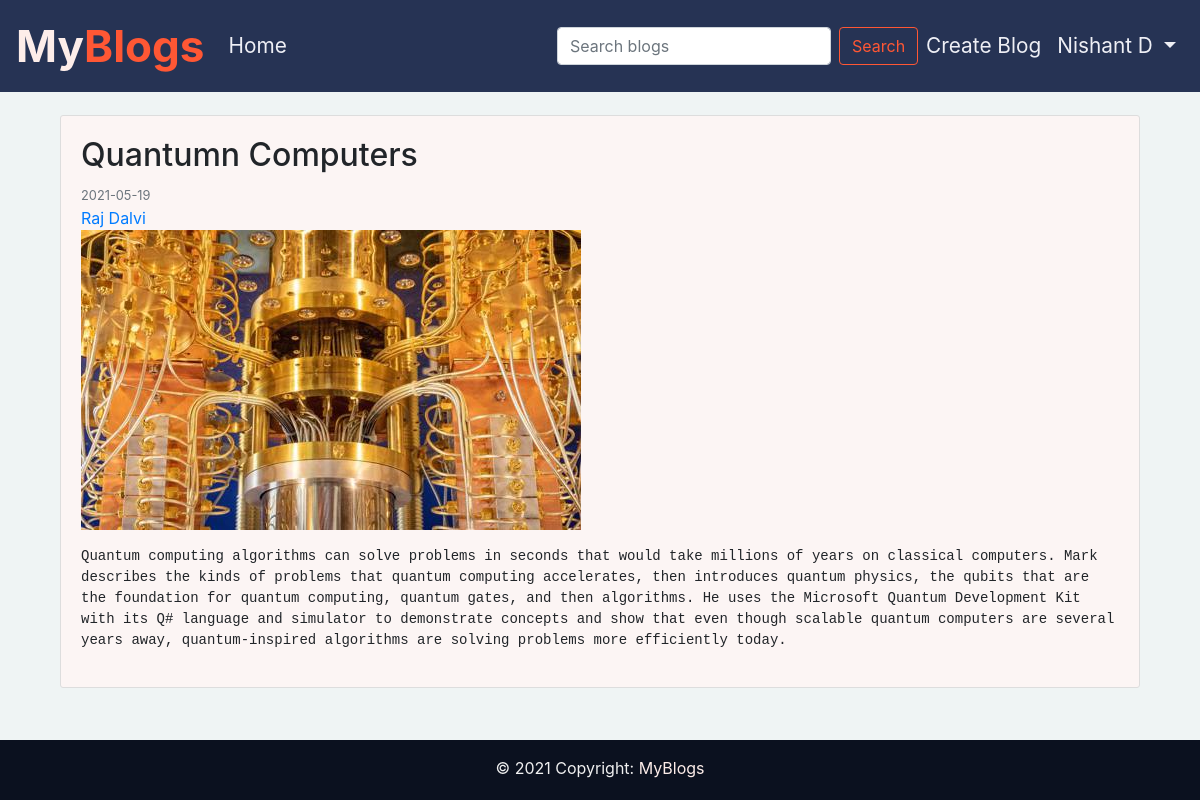
The page /post/10 (signed in) on the database its author committed.
### blog/models.py (models this page shows, shortened)
class User(db.Model, UserMixin):
    id = db.Column(db.Integer, primary_key=True)
    username = db.Column(db.String(20), unique=True, nullable=False)
    email = db.Column(db.String(120), unique=True, nullable=False)
    image_file = db.Column(db.String(20), nullable=False, default='default_profile.jpg')
    password = db.Column(db.String(60), nullable=False)
    posts = db.relationship('Post', backref='author', lazy=True)

class Post(db.Model):
    id = db.Column(db.Integer, primary_key=True)
    title = db.Column(db.String(100), nullable=False)
    date_posted = db.Column(db.DateTime, nullable=False, default=datetime.utcnow)
    content = db.Column(db.Text, nullable=False)
    image_post = db.Column(db.String(20), nullable=False, default='default_post.jpg')
    user_id = db.Column(db.Integer, db.ForeignKey('user.id'), nullable=False)

### blog/routes.py (the view)
@app.route("/post/<int:post_id>")
def post(post_id):
    post = Post.query.get_or_404(post_id)
    return render_template('blog.html', title=post.title, post=post)

### blog/models.py (called while the page is built)
@login_manager.user_loader
def load_user(user_id):
    return User.query.get(int(user_id))

### blog/Templates/blog.html
{%extends "layout.html"%}
{%block content%}
    <div class="container">
        <article class="media content-section">
            <div class="media-body">
                <div class="article-metadata">
                    <h2 class="article-title">{{post.title}}</h2>
                    <small class="text-muted">{{ post.date_posted.strftime('%Y-%m-%d') }}</small>
                </div>
                <a class="mr-2" href="{{ url_for('user_profile', username=post.author.username) }}">{{post.author.username}}</a>
                {% if post.image_post != 'default_post.jpg' %}
                <figure>
                    <img class="img-fluid blog-img" src="{{ url_for('static', filename='resources/blog_pics/' + post.image_post) }}" alt="Some alt text">
                </figure>
                {% endif %}
                <pre class="article-content">{{post.content}}</pre>
            </div>
        </article>
    </div>
{%endblock content%}

### blog/Templates/layout.html (shortened to what this page needs)
<!doctype html>
<html lang="en">
  <head>
    <link rel="stylesheet" href="https://maxcdn.bootstrapcdn.com/bootstrap/4.0.0/css/bootstrap.min.css">
    <link rel="stylesheet" type="text/css" href="{{ url_for('static', filename='main.css') }}">
  </head>
  <body>
    <nav class="navbar navbar-expand-md pt-2 pd-4 fixed-top">
        <a class="navbar-brand" href="{{ url_for('home') }}"><span id="logo-1">My</span>Blogs</a>
        <div class="collapse navbar-collapse" id="navbarNav">
          <div class="navbar-nav mr-auto">
            <a class="nav-item nav-link" href="{{ url_for('home') }}">Home</a>
          </div>
          <form class="form-inline my-2 my-lg-0" method="GET">
            <input class="form-control mr-sm-2" type="search" placeholder="Search blogs" aria-label="Search" name="q">
            <button class="btn btn-outline-success my-2 my-sm-0 btn-search" href="{{ url_for('home') }}" type="submit">Search</button>
          </form>
          <div class="navbar-nav">
            {% if current_user.is_authenticated %}
            <a class="nav-item nav-link" href="{{ url_for('new_post') }}">Create Blog</a>
            <a class="nav-item dropdown nav-link dropdown-toggle" href="#" data-toggle="dropdown" role="button" aria-haspopup="true" aria-expanded="false">
              {{current_user.username}}
            </a>
            {% else %}
              <a class="nav-item nav-link" href="{{ url_for('login') }}">Login</a>
              <a class="nav-item nav-link" href="{{ url_for('register') }}">Register</a>
            {% endif %}
          </div>
        </div>
      </nav>
      <div class="container main-content">
        <div class="row">
          <div class="col-md-12">
            {%block content%}
            {%endblock content%}
          </div>
        </div>
      </div>
      <footer class="page-footer font-small blue">
        <div class="footer-copyright text-center py-3">© 2021 Copyright:
          <a class="foota" href="{{ url_for('home') }}"> MyBlogs</a>
        </div>
      </footer>
  </body>
</html>

### blog/static/main.css (style rules this page uses)
html { min-height: 100%; position: relative; }
body { margin: 0px; padding: 0px; background-color: #EFF4F4; min-height: 100%; display: grid; margin-bottom: 60px; }
.main-content { margin-top: 115px; }
nav a { font-size: 1.3em; color: #EEEFF5; }
.navbar { background: #263354; }
.navbar-brand { color: #FF5734; font-weight: bolder; font-size: 2.75rem; }
#logo-1 { color: #FDEDE9; }
.content-section { background: #ffffff; padding: 20px 20px; border: 1px solid #dddddd; border-radius: 3px; margin-bottom: 20px; }
.blog-img { height: fit-content; }
.content-section { background-color: #fcf5f4; }
pre { white-space: pre-wrap; }
footer { background-color: #0b111f; color: #f0f0f0; position: absolute; left: 0; bottom: 0; width: 100%; margin-top: auto; height: 60px; }
.foota { color:#FDEDE9; }
.btn-search { color: #FF5734; border-color: #FF5734 }

### rows shown on the page
User: username "Nishant D"
Post: title "Quantumn Computers", date_posted "2021-05-19", image_post (picture), content "Quantum computing algorithms can solve problems in seconds that would take millions of years on classical computers. Mark describes the kinds of problems that quantum computing accelerates, then introduces quantum physics, the qubits that are the foundation for quantum computing, quantum gates, and then algorithms. He uses the Microsoft Quantum Development Kit with its Q# language and simulator to demonstrate concepts and show that even though scalable quantum computers are several years away, quantum-inspired algorithms are solving problems more efficiently today.…"
User: author.username "Raj Dalvi"
